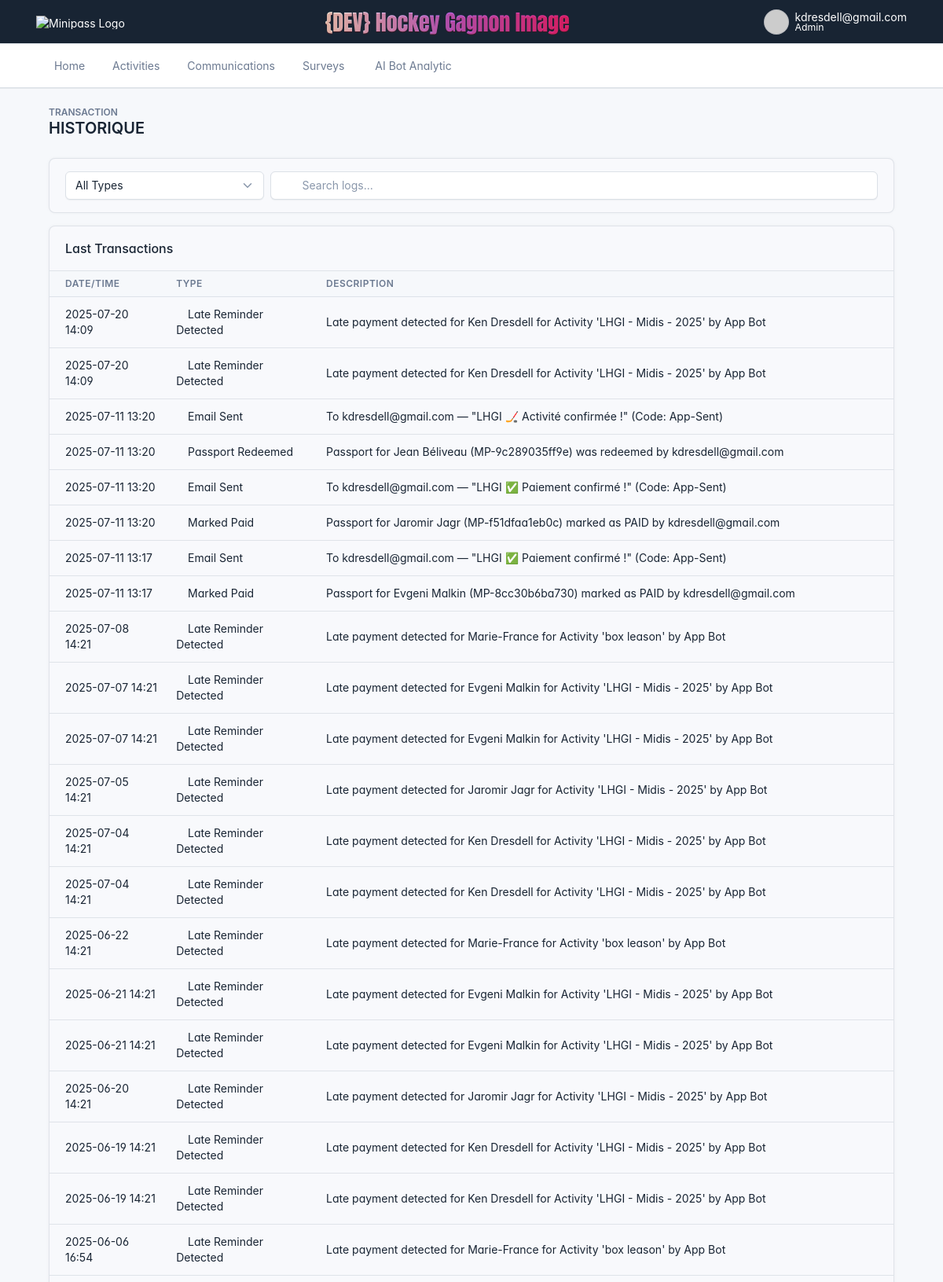
Screenshot of /activity-log (signed in, upper part) with the database file from the repository.
### models.py (models this page shows)
class ReminderLog(db.Model):
    id = db.Column(db.Integer, primary_key=True)
    pass_id = db.Column(db.Integer, db.ForeignKey("pass.id"), nullable=False)
    reminder_sent_at = db.Column(db.DateTime, default=lambda: datetime.now(timezone.utc))

class EmailLog(db.Model):
    id = db.Column(db.Integer, primary_key=True)
    timestamp = db.Column(db.DateTime, default=datetime.now(timezone.utc))
    to_email = db.Column(db.String(150), nullable=False)
    subject = db.Column(db.String(255), nullable=False)
    pass_code = db.Column(db.String(16), nullable=True)
    template_name = db.Column(db.String(100), nullable=True)
    context_json = db.Column(db.Text)
    result = db.Column(db.String(50))  # SENT or FAILED
    error_message = db.Column(db.Text, nullable=True)

class AdminActionLog(db.Model):
    id = db.Column(db.Integer, primary_key=True)
    timestamp = db.Column(db.DateTime, default=lambda: datetime.now(timezone.utc))
    admin_email = db.Column(db.String(150))
    action = db.Column(db.Text)

### app.py (the view)
@app.route("/activity-log")
def activity_log():
    if "admin" not in session:
        return redirect(url_for("login"))
    from utils import get_all_activity_logs
    logs = get_all_activity_logs()
    return render_template("activity_log.html", logs=logs)

### app.py (called while the page is built)
@app.context_processor
def inject_globals_and_csrf():
    from flask_wtf.csrf import generate_csrf
    return {
        'now': datetime.now(timezone.utc),
        'ORG_NAME': get_setting("ORG_NAME", "Ligue hockey Gagnon Image"),
        'csrf_token': generate_csrf  # returns the raw CSRF token
    }

@app.template_filter('encode_md5')
def encode_md5(s):
    if not s:
        return ''
    return hashlib.md5(s.strip().lower().encode('utf-8')).hexdigest()

@app.template_filter("datetimeformat")
def datetimeformat(value, format="%Y-%m-%d %H:%M"):
    return value.strftime(format) if value else ""

@app.before_request
def check_first_run():
    if request.endpoint != 'setup' and not Admin.query.first():
        return redirect(url_for('setup'))

@app.template_filter("utc_to_local")
def jinja_utc_to_local_filter(dt):
    from utils import utc_to_local
    return utc_to_local(dt)

### utils.py (called while the page is built)
def utc_to_local(dt_utc):
    if not dt_utc:
        return None
    if dt_utc.tzinfo is None:
        dt_utc = utc.localize(dt_utc)
    eastern = pytz_timezone("America/Toronto")
    return dt_utc.astimezone(eastern)

def get_setting(key, default=""):
    with current_app.app_context():
        setting = Setting.query.filter_by(key=key).first()
        if setting and setting.value not in [None, ""]:
            return setting.value
    return default

### templates/activity_log.html (shortened to what this page needs)
{% extends "base.html" %}
{% block content %}
<div class="container-xl">
  <div class="mb-4">
    <div class="text-uppercase text-muted fw-bold lh-1" style="font-size: 0.75rem;">TRANSACTION</div>
    <h2 class="page-title">HISTORIQUE</h2>
  </div>
  <div class="card mb-3">
    <div class="card-body">
      <div class="row g-2 align-items-center">
        <div class="col-md-3">
          <select id="filterType" class="form-select">
            <option value="">All Types</option>
          </select>
        </div>
        <div class="col-md">
          <div class="input-icon">
            <span class="input-icon-addon">
            </span>
            <input type="text" id="searchBox" class="form-control" placeholder="Search logs...">
          </div>
        </div>
      </div>
    </div>
  </div>
  <div class="card">
    <div class="card-header">
      <h3 class="card-title">Last Transactions</h3>
    </div>
    <div class="table-responsive">
      <table class="table card-table table-vcenter" id="logTable">
        <thead>
          <tr>
            <th scope="col" class="text-muted">Date/Time</th>
            <th scope="col" class="text-muted">Type</th>
            <th scope="col" class="text-muted">Description</th>
          </tr>
        </thead>
        <tbody>
          {% for log in logs %}
          <tr>
            <td>{{ log.timestamp | utc_to_local | datetimeformat('%Y-%m-%d %H:%M') }}</td>
            <td data-type="{{ log.type }}">
              {% if log.type == 'Passport Redeemed' %}
                <i class="ti ti-ticket text-danger"></i>
              {% elif log.type == 'Email Sent' %}
                <i class="ti ti-mail text-info"></i>
              {% elif log.type == 'Passport Created' %}
                <i class="ti ti-id text-lime"></i>
              {% elif log.type == 'Interact Payment' %}
                <i class="ti ti-currency-dollar text-success"></i>
              {% elif log.type == 'Marked Paid' %}
                <i class="ti ti-check text-green"></i>
              {% elif log.type == 'Reminder Sent' %}
                <i class="ti ti-bell text-purple"></i>
              {% elif log.type == 'Signup Submitted' %}
                <i class="ti ti-user-plus text-success"></i>
              {% elif log.type == 'Signup Approved' %}
                <i class="ti ti-user-check text-green"></i>
              {% elif log.type == 'Signup Rejected' %}
                <i class="ti ti-user-x text-danger"></i>
              {% elif log.type == 'Signup Cancelled' %}
                <i class="ti ti-user-x text-danger"></i>
              {% elif log.type == 'Activity Created' %}
                <i class="ti ti-target text-orange"></i>
              {% elif log.type == 'Admin Action' %}
                <i class="ti ti-settings text-muted"></i>
              {% else %}
                <i class="ti ti-activity text-muted"></i>
              {% endif %}
              {{ log.type }}
            </td>
            <td>{{ log.details }}</td>
          </tr>
          {% endfor %}
        </tbody>
      </table>
    </div>
  </div>
</div>
{% endblock %}

### templates/base.html (shortened to what this page needs)
<!DOCTYPE html>
<html lang="en">
<head>
  <link href="{{ url_for('static', filename='tabler/css/tabler.min.css') }}" rel="stylesheet"/>
  <link href="{{ url_for('static', filename='tabler/css/tabler-flags.min.css') }}" rel="stylesheet"/>
  <link href="{{ url_for('static', filename='tabler/css/tabler-vendors.min.css') }}" rel="stylesheet"/>
  <link href="{{ url_for('static', filename='tabler/css/demo.min.css') }}" rel="stylesheet"/>
  <link href="{{ url_for('static', filename='tabler/icons/tabler-icons.min.css') }}" rel="stylesheet"/>
  <link href="{{ url_for('static', filename='minipass.css') }}" rel="stylesheet">
</head>
<body>
<div class="page">
  <header class="navbar navbar-expand-md navbar-dark bg-gray-800 d-print-none">
    <div class="container-xl d-flex justify-content-between align-items-center">
      <a href="https://minipass.me" class="d-flex align-items-center text-white text-decoration-none">
        <img src="{{ url_for('static', filename='logo.png') }}" alt="Minipass Logo" class="d-none d-md-inline" style="height: 17px; width: auto;">
      </a>
      <span class="org-name-responsive ms-2">{{ ORG_NAME }}</span>
      {% if session.get("admin") %}
      <div class="navbar-nav flex-row align-items-center">
        <div class="nav-item dropdown">
          <a href="#" class="nav-link d-flex lh-1 text-reset p-0" data-bs-toggle="dropdown">
            <span class="avatar avatar-sm rounded-circle" style="background-image: url('https://www.gravatar.com/avatar/{{ session['admin']|lower|trim|encode_md5 }}?d=identicon')"></span>
            <div class="d-none d-xl-block ps-2">
              <div class="text-white">{{ session['admin'] }}</div>
              <div class="text-white small">Admin</div>
            </div>
          </a>
        </div>
      </div>
      {% endif %}
    </div>
  </header>
<div class="navbar navbar-expand-md navbar-light bg-white border-bottom">
  <div class="container-xl">
    <div class="collapse navbar-collapse" id="secondary-navbar">
      <ul class="navbar-nav">
        <li class="nav-item"><a class="nav-link" href="{{ url_for('dashboard') }}"><i class="ti ti-home"></i> Home</a></li>
        <li class="nav-item"><a class="nav-link" href="#"><i class="ti ti-activity"></i> Activities</a></li>
        <li class="nav-item"><a class="nav-link" href="#"><i class="ti ti-messages"></i> Communications</a></li>
        <li class="nav-item"><a class="nav-link" href="#"><i class="ti ti-clipboard-list"></i> Surveys</a></li>
        <li class="nav-item">
          <a class="nav-link" href="{{ url_for('chat.chat') }}">
            <i class="ti ti-message-chatbot me-1"></i> AI Bot Analytic
          </a>
        </li>
      </ul>
    </div>
  </div>
</div>
  <div class="page-wrapper">
    <div class="page-body">
      <div class="container-xl">
        {% block content %}{% endblock %}
      </div>
    </div>
  </div>
</div>
</body>
</html>

### static/minipass.css (style rules this page uses)
.org-name-responsive { font-family: "Anton", sans-serif; font-weight: 400; font-size: 2em; font-style: normal; background: linear-gradient(to right, #fffee9, #bc6ff1, #ed2988); -webkit-background-clip: text; -webkit-text-fill-color: transparent; background-clip: text; color: transparent; text-shadow: 0 1px 1px rgba(153, 0, 0, 0.3); }
.card { background-color: #f8f9fc !important; }
.input-icon .form-control { padding-left: 2.25rem; }

### rows the page displays
ReminderLog: timestamp|utc_to_local "2025-07-20 14:09"
ReminderLog: timestamp|utc_to_local "2025-07-20 14:09"
EmailLog: timestamp|utc_to_local "2025-07-11 13:20", type "Email Sent", details "To kdresdell@gmail.com — \"LHGI 🏒 Activité confirmée !\" (Code: App-Sent)"
AdminActionLog: timestamp|utc_to_local "2025-07-11 13:20", type "Passport Redeemed", details "Passport for Jean Béliveau (MP-9c289035ff9e) was redeemed by kdresdell@gmail.com"
EmailLog: timestamp|utc_to_local "2025-07-11 13:20", type "Email Sent", details "To kdresdell@gmail.com — \"LHGI ✅ Paiement confirmé !\" (Code: App-Sent)"
AdminActionLog: timestamp|utc_to_local "2025-07-11 13:20", type "Marked Paid", details "Passport for Jaromir Jagr (MP-f51dfaa1eb0c) marked as PAID by kdresdell@gmail.com"
EmailLog: timestamp|utc_to_local "2025-07-11 13:17", type "Email Sent", details "To kdresdell@gmail.com — \"LHGI ✅ Paiement confirmé !\" (Code: App-Sent)"
AdminActionLog: timestamp|utc_to_local "2025-07-11 13:17", type "Marked Paid", details "Passport for Evgeni Malkin (MP-8cc30b6ba730) marked as PAID by kdresdell@gmail.com"
ReminderLog: timestamp|utc_to_local "2025-07-08 14:21"
ReminderLog: timestamp|utc_to_local "2025-07-07 14:21"
ReminderLog: timestamp|utc_to_local "2025-07-07 14:21"
ReminderLog: timestamp|utc_to_local "2025-07-05 14:21"
ReminderLog: timestamp|utc_to_local "2025-07-04 14:21"
ReminderLog: timestamp|utc_to_local "2025-07-04 14:21"
ReminderLog: timestamp|utc_to_local "2025-06-22 14:21"
ReminderLog: timestamp|utc_to_local "2025-06-21 14:21"
ReminderLog: timestamp|utc_to_local "2025-06-21 14:21"
ReminderLog: timestamp|utc_to_local "2025-06-20 14:21"
ReminderLog: timestamp|utc_to_local "2025-06-19 14:21"
ReminderLog: timestamp|utc_to_local "2025-06-19 14:21"
ReminderLog: timestamp|utc_to_local "2025-06-06 16:54"

### other values shown
{{ session['admin'] }} "kdresdell@gmail.com"
{{ log.type }} "Late Reminder Detected" "Late Reminder Detected" "Late Reminder Detected" "Late Reminder Detected" "Late Reminder Detected" "Late Reminder Detected" "Late Reminder Detected" "Late Reminder Detected" "Late Reminder Detected" "Late Reminder Detected" "Late Reminder Detected" "Late Reminder Detected" "Late Reminder Detected" "Late Reminder Detected" "Late Reminder Detected"
{{ log.details }} "Late payment detected for Ken Dresdell for Activity 'LHGI - Midis - 2025' by App Bot" "Late payment detected for Ken Dresdell for Activity 'LHGI - Midis - 2025' by App Bot" "Late payment detected for Marie-France for Activity 'box leason' by App Bot" "Late payment detected for Evgeni Malkin for Activity 'LHGI - Midis - 2025' by App Bot" "Late payment detected for Evgeni Malkin for Activity 'LHGI - Midis - 2025' by App Bot" "Late payment detected for Jaromir Jagr for Activity 'LHGI - Midis - 2025' by App Bot" "Late payment detected for Ken Dresdell for Activity 'LHGI - Midis - 2025' by App Bot" "Late payment detected for Ken Dresdell for Activity 'LHGI - Midis - 2025' by App Bot" "Late payment detected for Marie-France for Activity 'box leason' by App Bot" "Late payment detected for Evgeni Malkin for Activity 'LHGI - Midis - 2025' by App Bot" "Late payment detected for Evgeni Malkin for Activity 'LHGI - Midis - 2025' by App Bot" "Late payment detected for Jaromir Jagr for Activity 'LHGI - Midis - 2025' by App Bot" "Late payment detected for Ken Dresdell for Activity 'LHGI - Midis - 2025' by App Bot" "Late payment detected for Ken Dresdell for Activity 'LHGI - Midis - 2025' by App Bot" "Late payment detected for Marie-France for Activity 'box leason' by App Bot"
